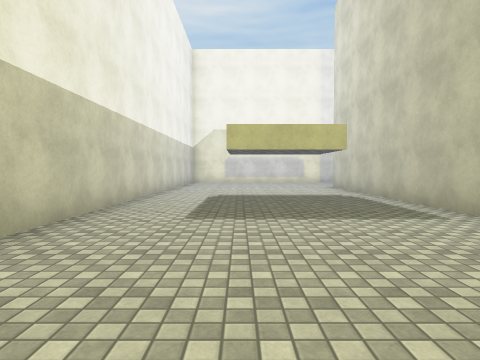
View 1 (above)

16 first-person views from a walk through a 3-D level made in the Unity game engine. The camera is 1.3 m above the floor, tilts 2° down and sees 75° across. The floor is counted in squares, 2 m on a side. Each view is taken from the middle of a square. On the plan, view 1 faces up. The plan holds only what a view shows up to about 10 squares ahead; the rest is blank. The place goes on beyond the plan. The player is left out. Surface patterns are stand-ins for the level's own textures.

View 2
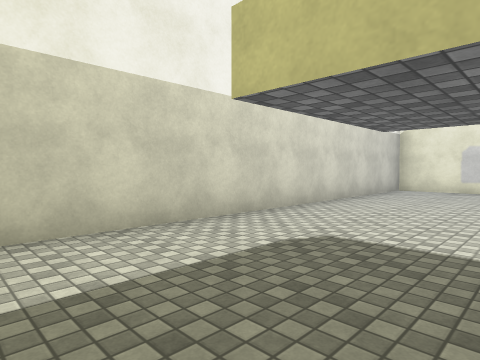

View 3
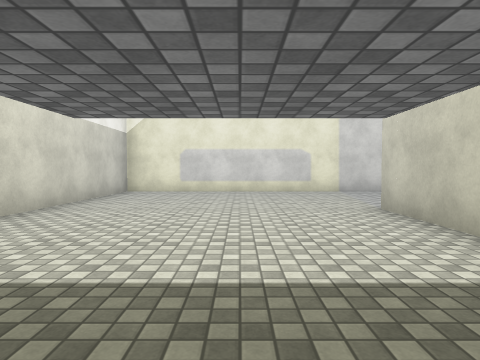

View 4
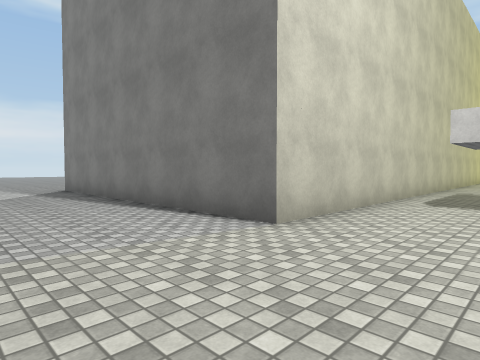

View 5
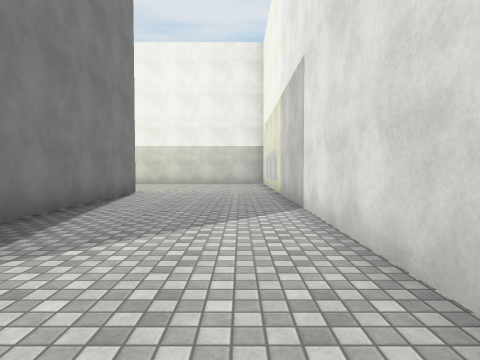

View 6
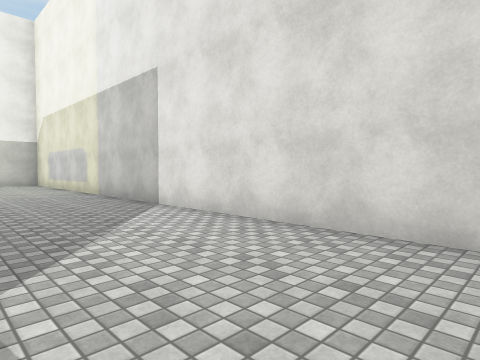

View 7
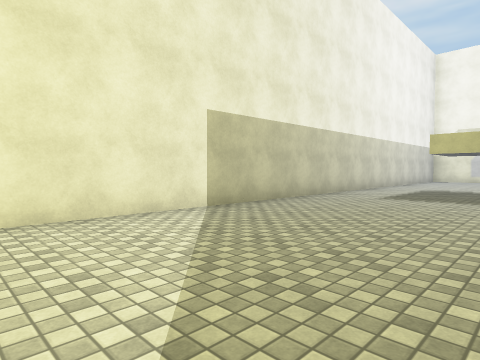

View 8
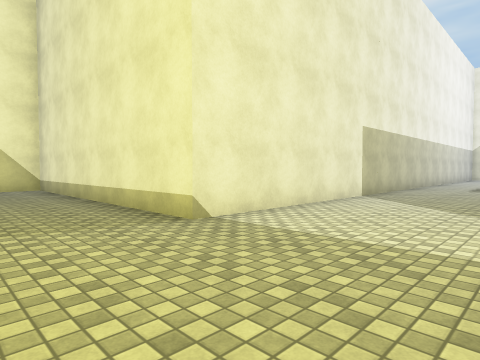

View 9
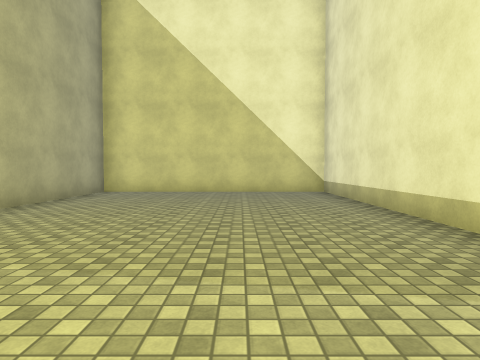

View 10
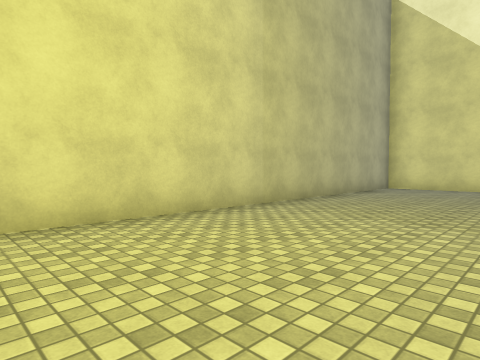

View 11
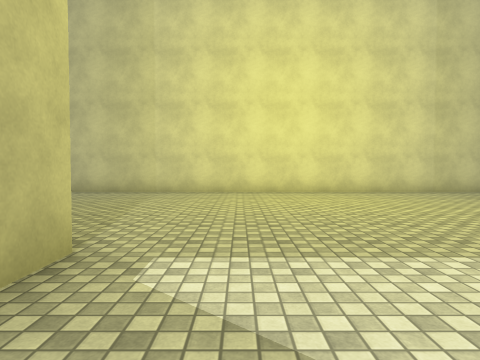

View 12
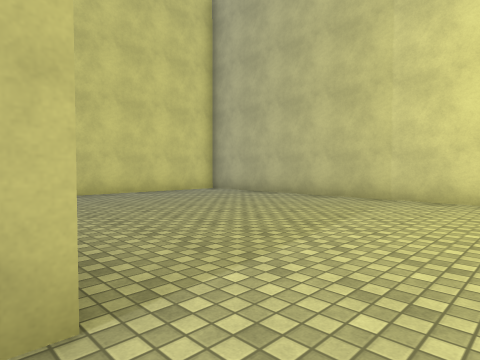

View 13
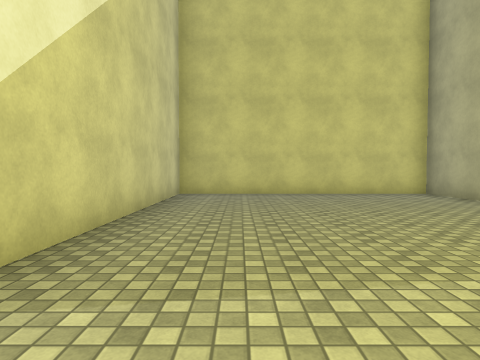

View 14
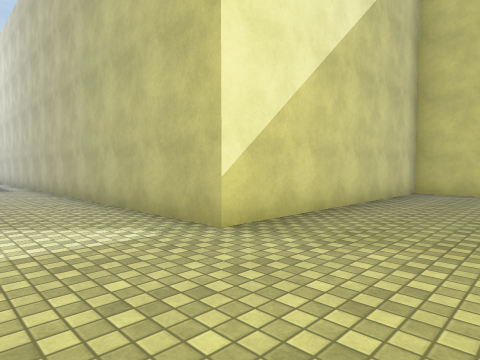

View 15
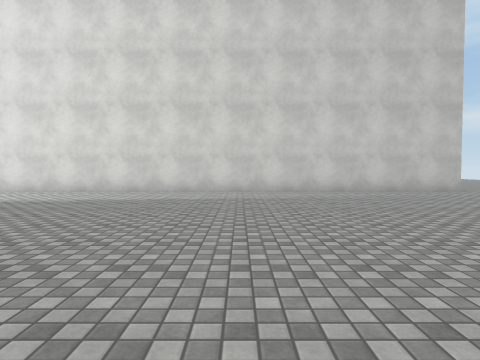

View 16
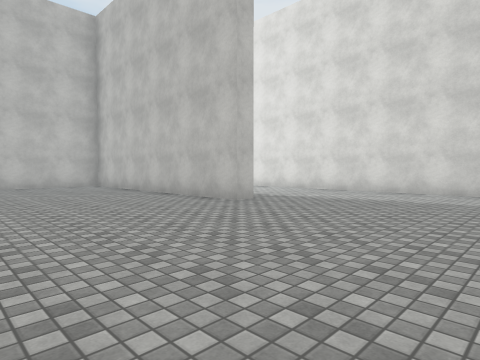

### Floor plan
Points are (right, up) in squares from view 1. A wall is a line through its corners. A room is listed if a view was taken in it or the views show most of it. See-through windows are left out.
Room 1 (views 1, 2, 3, 4, 5, 7, 8, 9, 10, 11, 12, 13, 14)
walls: (12.6, 15.1) (-2.3, 15.1) (-2.3, -4.6) (-10, -4.6) (-10, -10.9) (10.2, -10.9) (10.2, -4.4) (3.3, -4.4) (3.3, 11.1) (11.3, 11.1)
ways out: opening at (12.7, 13) to room 2
Room 2 (views 6, 15, 16)
walls: (3.8, 8) (3.8, 7.5); (11.3, 11.1) (11.3, 10.6) (6.4, 10.6); (22.5, 15.1) (12.6, 15.1)
ways out: opening at (12.7, 13) to room 1

Where each view was taken, in squares from view 1:
view 1: 0 up, 0 right, facing up
view 2: 5 up, 1 right, facing up-left
view 3: 6 up, 1 right, facing up
view 4: 14 up, 1 right, facing down-right
view 5: 14 up, 12 right, facing left
view 6: 12 up, 12 right, facing up-left
view 7: 3 down, 2 right, facing up-left
view 8: 7 down, 1 right, facing up-left
view 9: 7 down, 1 left, facing left
view 10: 7 down, 1 right, facing down-left
view 11: 2 down, 2 right, facing down
view 12: 4 down, 2 right, facing down-right
view 13: 6 down, 2 right, facing right
view 14: 7 down, 1 right, facing up-right
view 15: 6 up, 16 right, facing up
view 16: 6 up, 16 right, facing up-left
